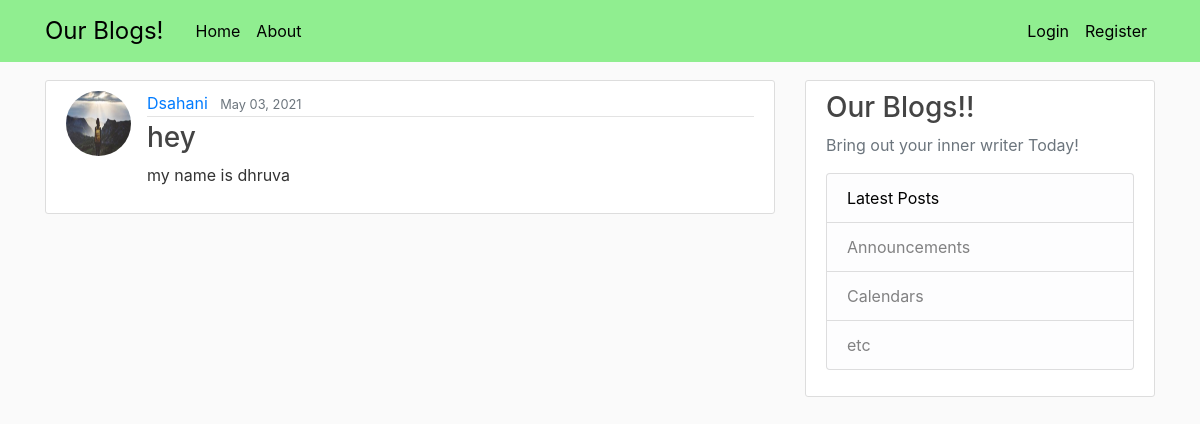
The app's page /post/14/ with its own data.
### blog/models.py (models this page shows, shortened)
class Post (models.Model):
    author = models.ForeignKey (User, on_delete=models.CASCADE)
    title = models.CharField(max_length=200)
    content = models.TextField()
    date_posted = models.DateTimeField(default=timezone.now)

### users/models.py (models this page shows, shortened)
class Profile(models.Model):
    user = models.OneToOneField (User,on_delete=models.CASCADE)
    image = models.ImageField(default='default.jpg',upload_to='profile_pics')

### blog/views.py (the view)
# urls.py: path('post/<int:pk>/',PostDetailView.as_view(),name='post-detail'),
class PostDetailView (DetailView):
    model = Post

### blog/templates/blog/post_detail.html (shortened to what this page needs)
{% extends "blog/base.html" %}
{% block content %}
    <article class="media content-section">
        <img class="rounded-circle article-img" src="{{ object.author.profile.image.url }}">
        <div class="media-body">
            <div class="article-metadata">
            <a class="mr-2" href="{% url 'user-posts' object.author.username %}">{{ object.author }}</a>
            <small class="text-muted">{{ object.date_posted|date:"F d, Y" }}</small>
            </div>
            <h3 class="article-title" >{{ object.title }}</h3>
            <p class="article-content">{{ object.content }}</p>
        </div>
    </article>
{% endblock content %}

### blog/static/blog/main.css (style rules this page uses)
body { background: #fafafa; color: #333333; margin-top: 5rem; }
h1, h2, h3, h4, h5, h6 { color: #444444; }
.content-section { background: #ffffff; padding: 10px 20px; border: 1px solid #dddddd; border-radius: 3px; margin-bottom: 20px; }
.article-title { color: #444444; }
.article-content { white-space: pre-line; }
.article-img { height: 65px; width: 65px; margin-right: 16px; }
.article-metadata { padding-bottom: 1px; margin-bottom: 4px; border-bottom: 1px solid #e3e3e3 }

### records on screen
Post: author.profile.image (placeholder picture), author "Dsahani", date_posted "May 03, 2021", title "hey", content "my name is dhruva"
